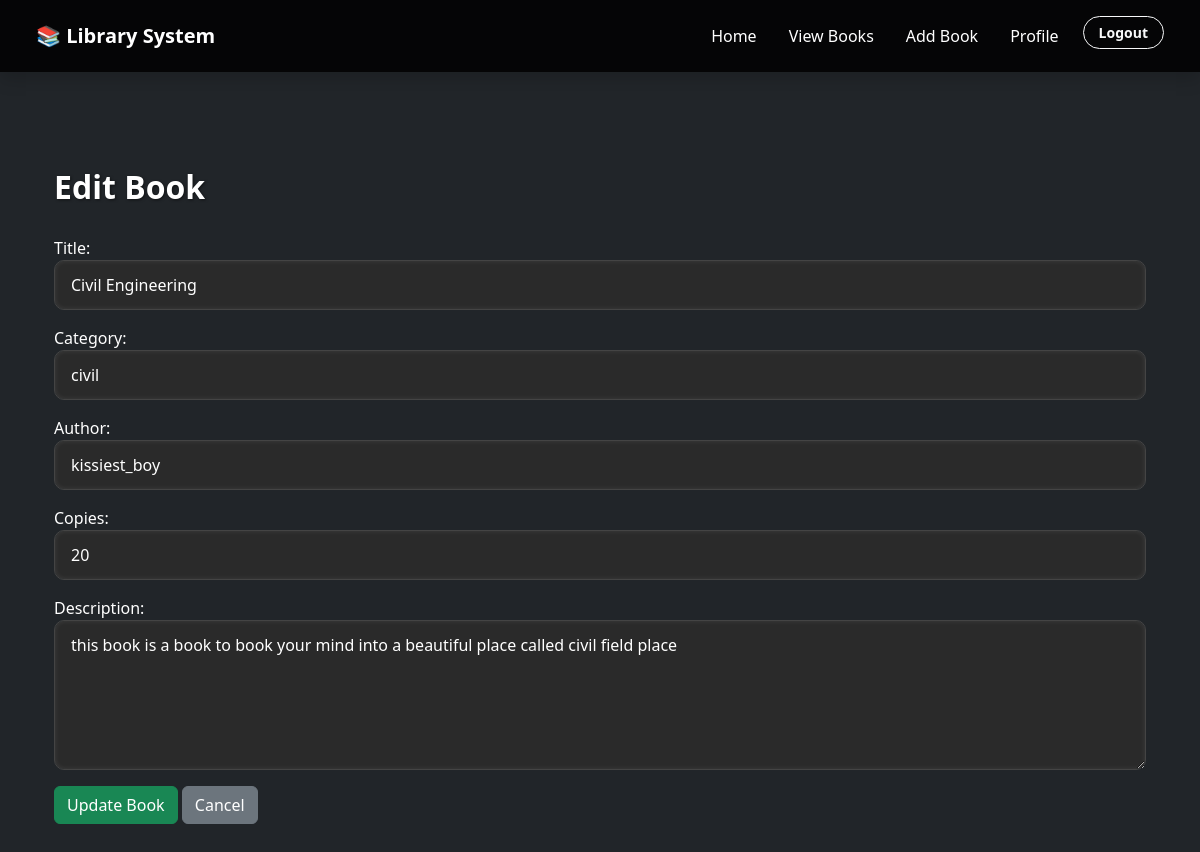
The app's page /edit-book/7/ (signed in) with its own data.
### LibraryApp/models.py (models this page shows, shortened)
class Book(models.Model):
    title = models.CharField(max_length=255)
    category = models.CharField(max_length=100)  # NEW
    author = models.CharField(max_length=255)
    copies = models.PositiveIntegerField(default=1)  # NEW
    description = models.TextField(blank=True, null=True)
    created_at = models.DateTimeField(auto_now_add=True)
    added_by = models.ForeignKey(User, on_delete=models.CASCADE)

### LibraryApp/views.py (the view)
# urls.py: path('edit-book/<int:book_id>/', views.edit_book, name='edit_book'),
@login_required
def edit_book(request, book_id):
    if request.user.profile.user_type != 'admin':
        return HttpResponseForbidden()
    book = Book.objects.get(id=book_id)
    form = BookForm(request.POST or None, instance=book)
    if request.method == 'POST' and form.is_valid():
        form.save()
        messages.success(request, "Book updated successfully!")
        return redirect('view_books')
    return render(request, 'edit_book.html', {'form': form})

### LibraryApp/forms.py
class BookForm(forms.ModelForm):
    class Meta:
        model = Book
        fields = ['title', 'category', 'author', 'copies', 'description']
    def __init__(self, *args, **kwargs):
        super(BookForm, self).__init__(*args, **kwargs)
        for field_name, field in self.fields.items():
            field.widget.attrs['class'] = 'form-control'
            field.widget.attrs['style'] = 'background-color:#2a2a2a; color:white; border:1px solid #444;'
            field.widget.attrs['placeholder'] = f'Enter {field.label.lower()}'
        self.fields['description'].widget.attrs['rows'] = 5
        self.fields['description'].widget.attrs['style'] += ' height:150px; resize: vertical;'

### LibraryApp/templates/edit_book.html (shortened to what this page needs)
{% extends 'base.html' %}
{% block content %}
<div class="container mt-5 text-white">
    <h2>Edit Book</h2>
    <form method="POST">
        {{ form.as_p }}
        <button type="submit" class="btn btn-success">Update Book</button>
        <a href="{% url 'view_books' %}" class="btn btn-secondary">Cancel</a>
    </form>
</div>
{% endblock %}

### LibraryApp/static/css/custom.css (style rules this page uses)
.form-control { background-color: rgba(255, 255, 255, 0.12); border: 2px solid rgba(0, 0, 0, 0.4); color: #0b0b0b; border-radius: 10px; padding: 12px 16px; transition: all 0.3s ease-in-out; box-shadow: inset 0 0 5px rgba(255, 255, 255, 0.1); }
::placeholder { color: rgba(255, 255, 255, 0.6); font-style: italic; }
h2 { color: #ffffff; font-weight: bold; text-shadow: 1px 1px 3px #00000088; margin-bottom: 30px; }

### records on screen
Book: title "Civil Engineering", category "civil", author "kissiest_boy", copies "20", description "this book is a book to book your mind into a beautiful place called civil field place"
